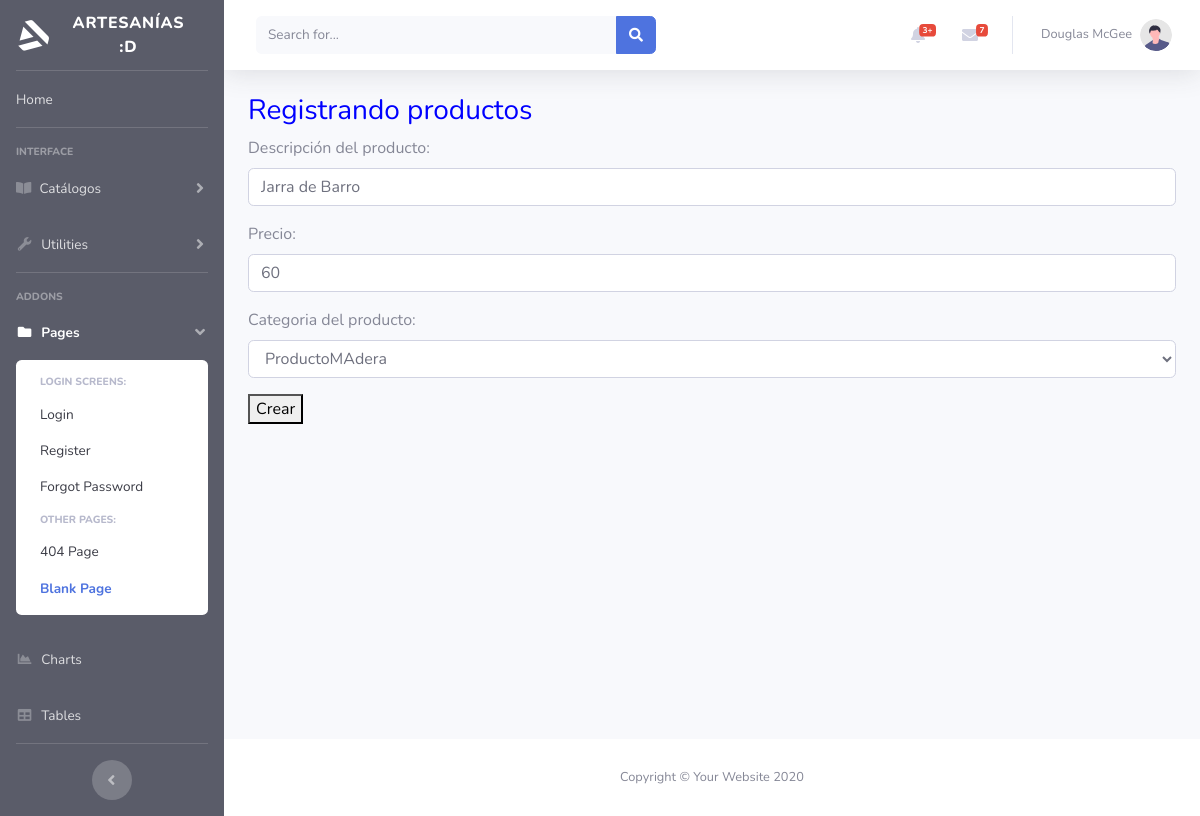
Screenshot of /catalogos/editar_producto/1 with the database file from the repository.
### catalogos/models.py (models this page shows, shortened)
class Producto(claseModelo):
    descripcion = models.CharField(max_length=50)
    precio = models.IntegerField(default=0)
    categoria = models.ForeignKey(Categoria,on_delete=models.CASCADE)

### catalogos/views.py (the view)
# urls.py: path('editar_producto/<pk>',UpdateProducto.as_view(),name="editar_producto"),
class UpdateProducto(UpdateView):
    model = Producto
    form_class = ProductoForm
    template_name = "crear_producto.html"
    success_url = reverse_lazy('home')

### catalogos/forms.py
class ProductoForm(forms.ModelForm):
    class Meta:
        model = Producto
        fields = [
            'descripcion',
            'precio',
            'categoria',
        ]
        labels = {
            'descripcion' : 'Descripción del producto',
            'precio' : 'Precio',
            'categoria': 'Categoria del producto'
        }
        widget = {
            'descripcion' : forms.TextInput(),
            'precio': forms.TextInput(),
            'categoria': forms.TextInput()
        }
    def __init__(self, *args, **kwargs):
        super().__init__(*args, **kwargs)
        for field in iter(self.fields):
            self.fields[field].widget.attrs.update({'class':'form-control'})

### catalogos/models.py (called while the page is built)
    def __str__(self):
        return '%s' % (self.nombre)

### catalogos/templates/crear_producto.html (shortened to what this page needs)
{% extends "base con formularios.html" %}
{% block contenido %}
    <h3 style="color: blue;">Registrando productos</h3>
    <form action="" method='post'>
        {{ form.as_p }}
        <button type="submit">Crear</button>
    </form>
{% endblock%}

### rows the page displays
Producto: descripcion "Jarra de Barro", precio "60", categoria "ProductoMAdera"
